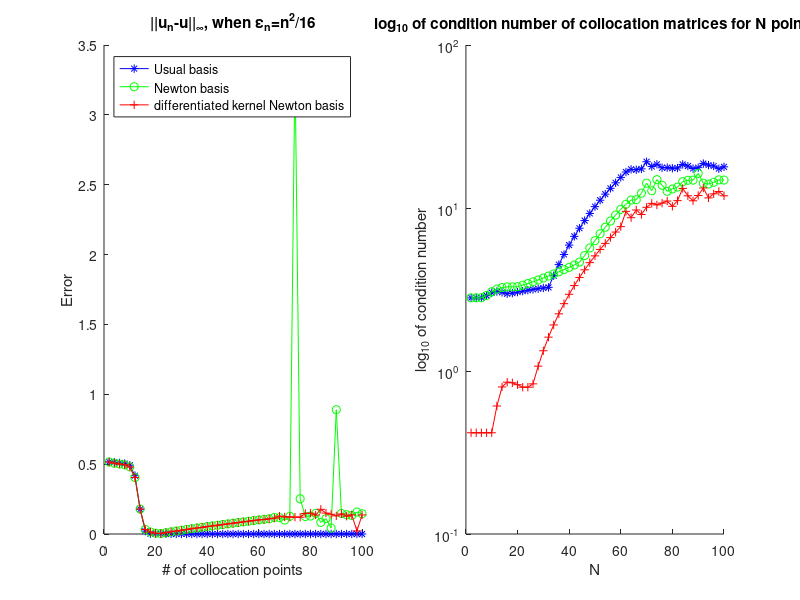

The MATLAB source for this figure:
function [] = colloc_1dbvp()
    clear all; close all; clc
    %% Garbage collection and initialization
    format compact %remove blank lines from output

    % Solves u'' = 1 + e^(2x), u(0) = 0 = u(1)


    rhs = @(x) ( 1 + exp(2.*x) );
    u_analytic = @(x) ( 0.25.*((2.*x.^2)-exp(2).*x-x+exp(2.*x)-1) );

    pts = linspace(0,1);

    %% Calculate condition numbers of collocation matrices and
    %  calculate error of numerical solutions

    trans_err_cond = zeros(2,50);
    newt_err_cond  = zeros(2,50);
    newt2_err_cond = zeros(2,50);
    for N=2:2:100;
        
        epsilon = 200;
        K   = @(x,center) ( exp(-epsilon.*((x-center).^2)) );
        D1K = @(x,center) ( -2.*epsilon.*(x-center).*K(x,center) );
        D2K = @(x,center) ( 2.*epsilon.*(2.*epsilon.*((x-center).^2)-1).* ...
                            K(x,center) );

        colloc_pts = linspace(0,1,N);
        tmp = repmat(colloc_pts, N, 1);
        KM = K(tmp',tmp);
        D2KM = D2K(tmp',tmp);
        KM_evals = K( repmat(pts',1,size(colloc_pts,2)), repmat(colloc_pts,size(pts,2),1));
        
        colloc_mat = [D2KM             zeros(N,2); 
                      K(0, colloc_pts) 1 0;
                      K(1, colloc_pts) 1 1];
        coef = colloc_mat\[rhs(colloc_pts)';0;0;];

        trans_err_cond(1,N/2) = norm(([KM_evals ones(size(pts,2),1) pts']*coef) ...
                                   -u_analytic(pts)',Inf);
        trans_err_cond(2,N/2) = cond(colloc_mat);
        
        [B, V] = calculate_beta_v(KM, N, colloc_pts, K);
        D2V = B\D2KM; % maybe bad if D2KM is ill-cond.
        colloc_mat = [D2V'    zeros(N,2);
                      V(:,1)' 1 0;
                      V(:,2)' 1 1];
        coef = colloc_mat\[rhs(colloc_pts)';0;0;];

        newt_err_cond(1,N/2) = norm(([(B\KM_evals')' ones(size(pts,2),1) pts']*coef) ...
                                  -u_analytic(pts)',Inf);
        newt_err_cond(2,N/2) = cond(colloc_mat);

        [B, D2V] = calculate_beta_v(D2KM, N, colloc_pts, D2K);
        V = B\KM;
        colloc_mat = [D2V'    zeros(N,2);
                      V(:,1)' 1 0;
                      V(:,2)' 1 1];
        coef = colloc_mat\[rhs(colloc_pts)';0;0;];

        newt2_err_cond(1,N/2) = norm(([(B\KM_evals')' ones(size(pts,2),1) pts']*coef) ...
                                  -u_analytic(pts)',Inf);
        newt2_err_cond(2,N/2) = cond(colloc_mat);

    end
    
    subplot(1,2,1);
    hold on;    
    plot(2:2:100, trans_err_cond(1,:), 'b*-');
    plot(2:2:100, newt_err_cond(1,:), 'go-');
    plot(2:2:100, newt2_err_cond(1,:), 'r+-');
    title('||u_n-u||_\infty, when \epsilon_n=n^2/16');
    legend('Usual basis',  ...
           'Newton basis', ...
           'differentiated kernel Newton basis');
    ylabel('Error');
    xlabel('# of collocation points');


    subplot(1,2,2);
    hold on;
    semilogy(2:2:100, log10(trans_err_cond(2,:)), 'b*-');
    semilogy(2:2:100, log10(newt_err_cond(2,:)), 'go-');
    semilogy(2:2:100, log10(newt2_err_cond(2,:)), 'r+-');
    title('log_{10} of condition number of collocation matrices for N points');
    ylabel('log_{10} of condition number');
    xlabel('N');
end

function [B, V] = chol_calc_beta_v(KM, N, xs, K)
    B = chol(KM);
    V = B';
end

function [B, V] = calculate_beta_v(KM, N, xs, K)
% here we alternately calculate betas and vs since they depend on each
% other (see paper for relationship). B should be lower triangular,
% and V should be unit upper triangular s.t. KM = B*V
    B = zeros(N,N);
    V = eye(N);
    for c=1:(N-1)
        for i=c:N
            B(i,c) = calculate_single_beta(B,V,i,c,K,xs);
        end
        % not sure if this is bad when KM is ill-cond.
        V(1:c,c+1) = B(1:c,1:c)\KM(1:c,c+1); 
    end
    B(N,N) = calculate_single_beta(B,V,N,N,K,xs);
end

function [res] = calculate_single_beta(B, V, i, j, K, xs)
    res = K(xs(j), xs(i));
    for k=1:j-1
        res = res - B(i,k).*V(k,j);
    end
end
